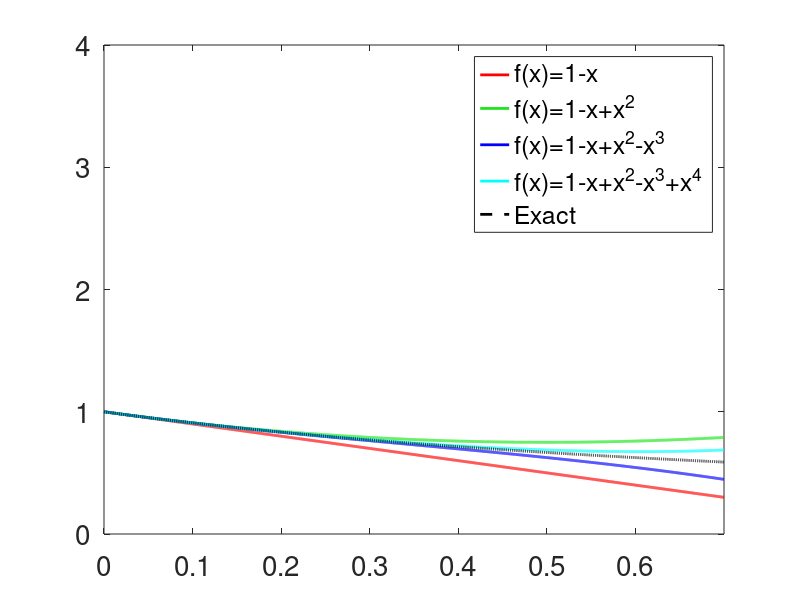

Recreate this plot in MATLAB. (Note: this script raises an error after producing the figure.)
%% Demonstration of truncation error
dx = 0.0001;
x  = 0:dx:0.7;

f1 = 1 - x;
f2 = 1 - x + x.^2;
f3 = 1 - x + x.^2 - x.^3;
f4 = 1 - x + x.^2 - x.^3 + x.^4;
exact = 1./(1+x);

%% Creation of figures
% Create figure
figure1 = figure;
% Create axes
axes1 = axes('Parent',figure1,'FontSize',20);
xlim(axes1,[0 0.7]);
ylim(axes1,[0 4]);
box(axes1,'on');
hold(axes1,'on');
% Create loglog
plot(x,f1,'LineWidth',2,'Color','r');
hold on;
plot(x,f2,'LineWidth',2,'Color',[.1 .9 .1]);
plot(x,f3,'LineWidth',2,'Color','b');
plot(x,f4,'LineWidth',2,'Color','cy');
plot(x,exact,'--','LineWidth',2,'Color','k');

legend('f(x)=1-x','f(x)=1-x+x^2','f(x)=1-x+x^2-x^3','f(x)=1-x+x^2-x^3+x^4','Exact','Location','best')
%legend('f(x)=1/(1+x)','Location','best')

%save the figure for powerpoint
print('TE_example','-dpng','-r600')

disp(f1(0.5))